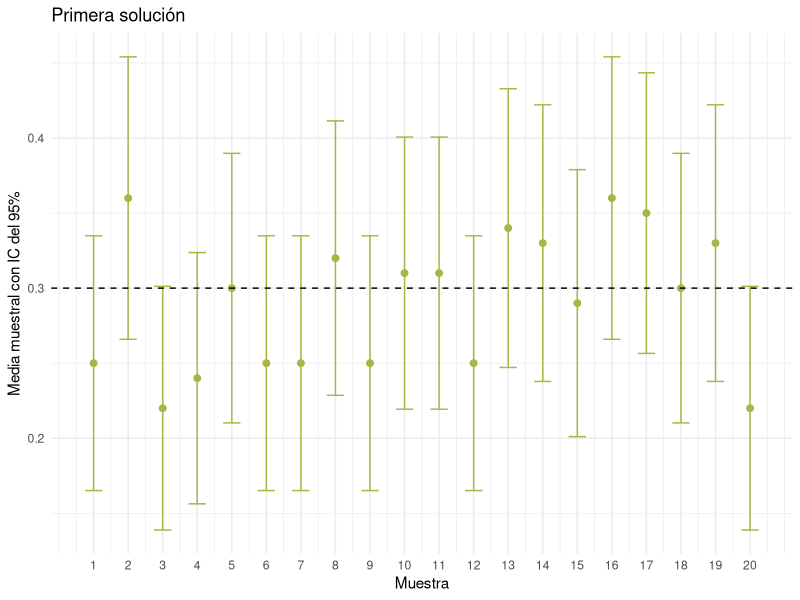
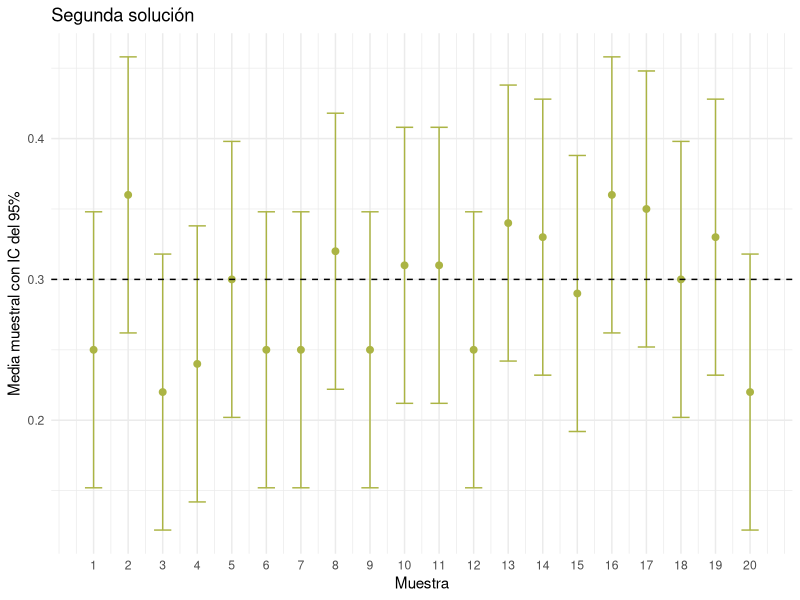
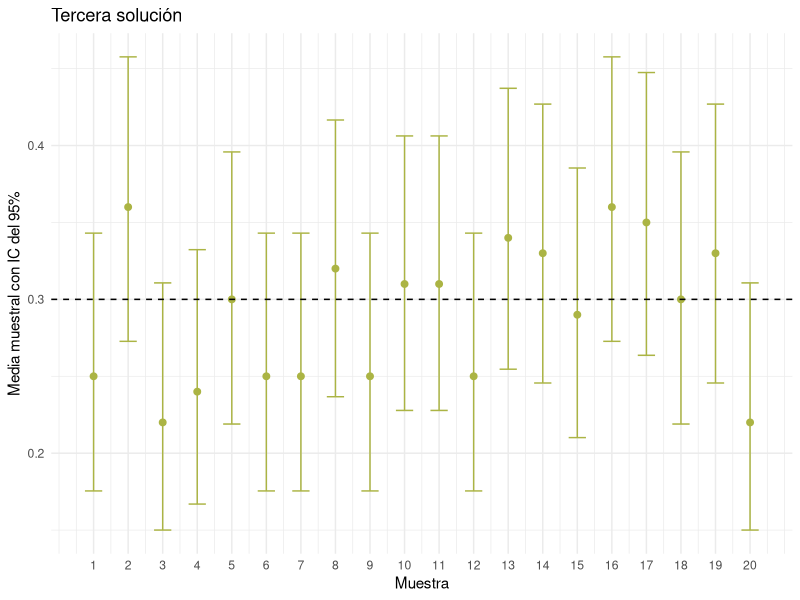
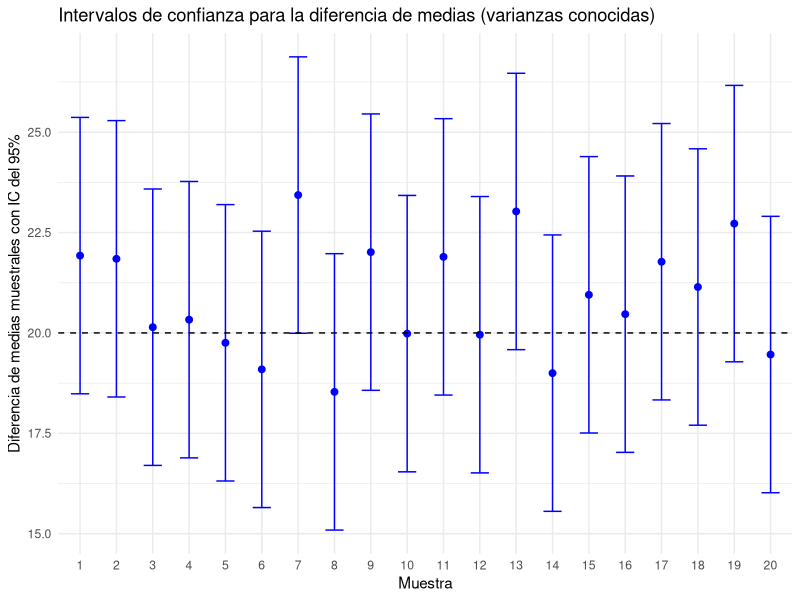
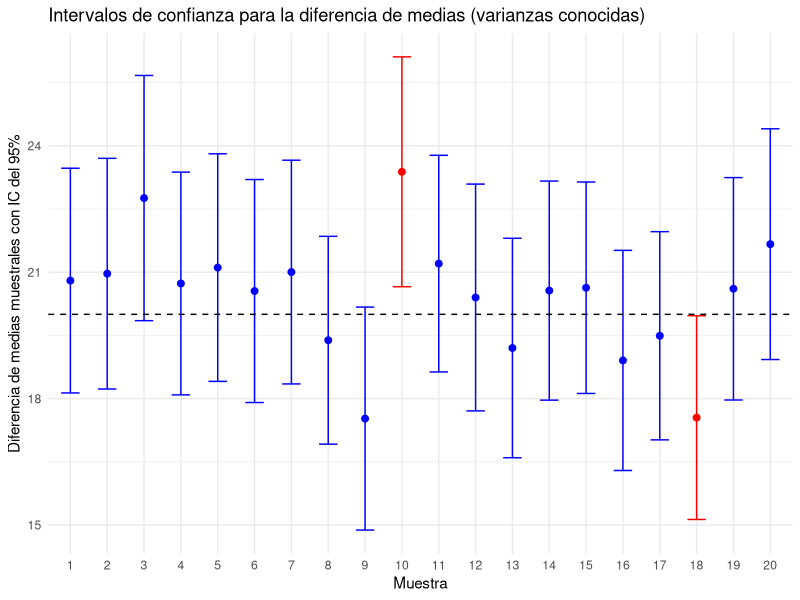

Generate these figures, in order, with R:
## ---- chunk 1
#| include: false
#| warning: false
#| message: false

library(tidyverse)
library(knitr)
library(kableExtra)
library(RColorBrewer)
## ---- chunk 2
#| code-fold: true


p_teorico <- 0.3
N <- 20
n <- 100
alfa <- 0.05
conf_level <- 1-alfa

z_crit <- qnorm(alfa/2, lower.tail = FALSE)


df_bernoulli <- tibble(Muestra= rep(1:N, each=n),
                      x = rbinom(N*n, size =1, p_teorico))

df_intervalo <- df_bernoulli |> group_by(Muestra) |> 
  summarise(
    media = mean(x),
    dest = sd(x),
    error_1 = z_crit*sqrt(media*(1-media)/n),
    linf_1 = media -error_1,
    lsup_1 = media + error_1,
    error_2 = z_crit/(2*sqrt(n)),
    linf_2 = media - error_2,
    lsup_2 = media + error_2,
    error_3 = z_crit * sqrt((media*(1-media))/n + z_crit^2/(4*n^2)),
    linf_3 = (media+(z_crit^2/(2*n))-error_3)/(1+z_crit^2/n),
    lsup_3 = (media+(z_crit^2/(2*n))+error_3)/(1+z_crit^2/n)
  ) |> 
  ungroup() |> 
  mutate(Pertenencia_1 = if_else(linf_1<= p_teorico & lsup_1>= p_teorico, "Sí", "No"),
         Pertenencia_2 = if_else(linf_2<= p_teorico & lsup_2>= p_teorico, "Sí", "No"),
         Pertenencia_3 = if_else(linf_3<= p_teorico & lsup_3>= p_teorico, "Sí", "No")
         )

## ---- chunk 3
#| code-fold: true
#| fig-align: center

ggplot(df_intervalo)+
  geom_errorbar(aes(x = Muestra, ymin = linf_1, ymax = lsup_1, color = Pertenencia_1), width = 0.5, show.legend = FALSE)+
  geom_point(aes(Muestra, media, color =Pertenencia_1), size = 2, show.legend = FALSE)+
  geom_hline(aes(yintercept = p_teorico), linetype = "dashed", color= "black")+
  scale_x_continuous(breaks = 1:N)+
  scale_color_manual(values = c("Sí" = "#ABB444", "No"= "firebrick"))+
  labs(x= "Muestra", 
       y = "Media muestral con IC del 95%",
       title = "Primera solución")+
  theme_minimal()
## ---- chunk 4
#| code-fold: true
#| fig-align: center

ggplot(df_intervalo)+
  geom_errorbar(aes(x = Muestra, ymin = linf_2, ymax = lsup_2, color = Pertenencia_2), width = 0.5, show.legend = FALSE)+
  geom_point(aes(Muestra, media, color =Pertenencia_2), size = 2, show.legend = FALSE)+
  geom_hline(aes(yintercept = p_teorico), linetype = "dashed", color= "black")+
  scale_x_continuous(breaks = 1:N)+
  scale_color_manual(values = c("Sí" = "#ABB444", "No"= "firebrick"))+
  labs(x= "Muestra", 
       y = "Media muestral con IC del 95%",
       title = "Segunda solución")+
  theme_minimal()
## ---- chunk 5
#| code-fold: true
#| fig-align: center

ggplot(df_intervalo)+
  geom_errorbar(aes(x = Muestra, ymin = linf_3, ymax = lsup_3, color = Pertenencia_3), width = 0.5, show.legend = FALSE)+
  geom_point(aes(Muestra, media, color =Pertenencia_3), size = 2, show.legend = FALSE)+
  geom_hline(aes(yintercept = p_teorico), linetype = "dashed", color= "black")+
  scale_x_continuous(breaks = 1:N)+
  scale_color_manual(values = c("Sí" = "#ABB444", "No"= "firebrick"))+
  labs(x= "Muestra", 
       y = "Media muestral con IC del 95%",
       title = "Tercera solución")+
  theme_minimal()
## ---- chunk 6
#| code-fold: true
#| fig-align: 'center'
#| fig-width: 8
#| fig-height: 5
#| message: false

N <- 20
n <- 100
m <- 120
alfa <- 0.05
q_level <- 1-(alfa/2)
z_crit <- qnorm(q_level)

df_exm1 <- tibble(
  muestra = c(rep(1:N, each = n), rep(1:N, each = m)),
  grupo = factor(c(rep("X", n*N), rep("Y", m*N))),
  x = c(rnorm(N * n, mean = 150, sd = 15), rnorm(N * m, mean = 130, sd = 10))
) |> 
  group_by(muestra, grupo) |> 
  summarise(
    media = mean(x),
    sd = sd(x),
    .groups = 'drop'
  ) |> 
  pivot_wider(id_cols = muestra, names_from = grupo, values_from = c(media, sd), names_sep = "_") |> 
  mutate(
    diff_media = media_X - media_Y,
    error = z_crit * sqrt((15^2 / n) + (10^2 / m)),
    li = diff_media - error,
    ls = diff_media + error,
    aceptacion = if_else(li <= 20 & ls >= 20, "SI", "NO"),
    muestra = factor(muestra)
  ) |> 
  ungroup()

ggplot(df_exm1, aes(x = muestra, y = diff_media, color = aceptacion)) +
  geom_errorbar(aes(ymin = li, ymax = ls), width = 0.5, show.legend = FALSE) +
  geom_point(size = 2, show.legend = FALSE) +
  geom_hline(yintercept = 20, linetype = "dashed", color = "black") +
  scale_color_manual(values = c("SI" = "blue", "NO" = "red")) +
  labs(
    title = "Intervalos de confianza para la diferencia de medias (varianzas conocidas)",
    x = "Muestra",
    y = "Diferencia de medias muestrales con IC del 95%"
  ) +
  theme_minimal()


## ---- chunk 7
#| code-fold: true
#| fig-align: 'center'
#| fig-width: 8
#| fig-height: 5
#| message: false

N <- 20
n <- 100
m <- 120
alfa <- 0.05
q_level <- 1-(alfa/2)
t_crit <- qt(q_level, df=n+m-2)

df_exm1 <- tibble(
  muestra = c(rep(1:N, each = n), rep(1:N, each = m)),
  grupo = factor(c(rep("X", n*N), rep("Y", m*N))),
  x = c(rnorm(N * n, mean = 150, sd = 10), rnorm(N * m, mean = 130, sd = 10))
) |> 
  group_by(muestra, grupo) |> 
  summarise(
    media = mean(x),
    sd = sd(x),
    .groups = 'drop'
  ) |> 
  pivot_wider(id_cols = muestra, names_from = grupo, values_from = c(media, sd), names_sep = "_") |> 
  mutate(
    diff_media = media_X - media_Y,
    S_xy = sqrt( ((n - 1) * sd_X^2 + (m - 1) * sd_Y^2) / (n + m - 2) ),
    error = t_crit *S_xy * sqrt(1/n + 1/m),
    li = diff_media - error,
    ls = diff_media + error,
    aceptacion = if_else(li <= 20 & ls >= 20, "SI", "NO"),
    muestra = factor(muestra)
  ) |> 
  ungroup()

ggplot(df_exm1, aes(x = muestra, y = diff_media, color = aceptacion)) +
  geom_errorbar(aes(ymin = li, ymax = ls), width = 0.5, show.legend = FALSE) +
  geom_point(size = 2, show.legend = FALSE) +
  geom_hline(yintercept = 20, linetype = "dashed", color = "black") +
  scale_color_manual(values = c("SI" = "blue", "NO" = "red")) +
  labs(
    title = "Intervalos de confianza para la diferencia de medias (varianzas conocidas)",
    x = "Muestra",
    y = "Diferencia de medias muestrales con IC del 95%"
  ) +
  theme_minimal()
